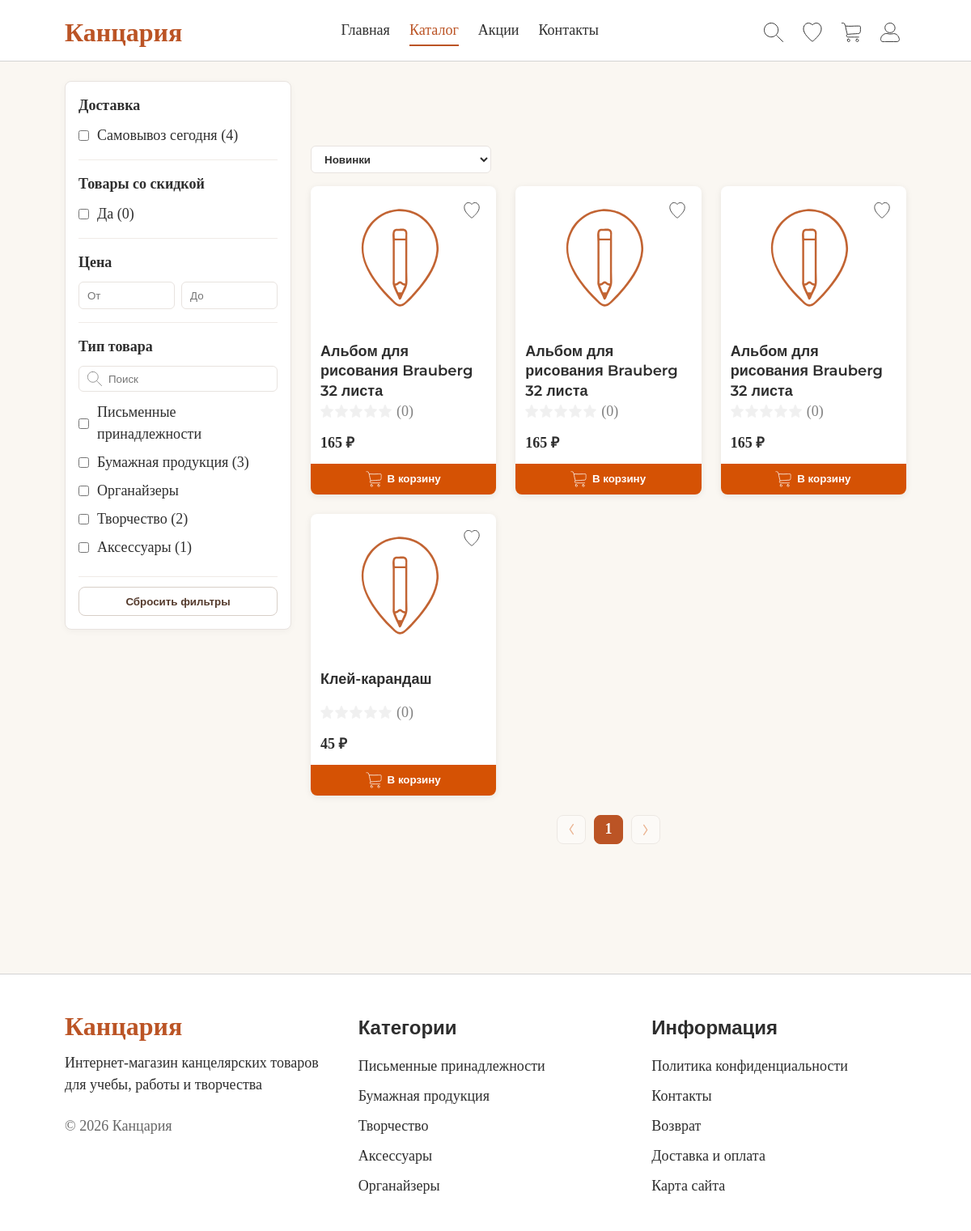
The app's page /pages/catalog.php with its own data.
### tables this page shows
CREATE TABLE `categories` (
  `id` int(10) UNSIGNED NOT NULL,
  `name` varchar(100) NOT NULL,
  `slug` varchar(120) NOT NULL
);

CREATE TABLE `products` (
  `id` int(10) UNSIGNED NOT NULL,
  `category_id` int(10) UNSIGNED NOT NULL,
  `name` varchar(200) NOT NULL,
  `description` text,
  `price` decimal(10,2) NOT NULL,
  `stock_quantity` int(10) UNSIGNED DEFAULT '0',
  `pickup_available` tinyint(1) DEFAULT NULL,
  `has_color_variants` tinyint(1) NOT NULL DEFAULT '0',
  `parameter_stock_mode` varchar(24) NOT NULL DEFAULT 'strict_min',
  `rating` decimal(2,1) DEFAULT '0.0',
  `is_active` tinyint(1) DEFAULT '1',
  `created_at` timestamp NULL DEFAULT CURRENT_TIMESTAMP,
  `updated_at` timestamp NULL DEFAULT CURRENT_TIMESTAMP ON UPDATE CURRENT_TIMESTAMP
);

### includes/config.php (called while the page is built, shortened)
<?php
try {
    $pdo = new PDO(
        'mysql:host=' . DB_HOST . ';port=' . DB_PORT . ';dbname=' . DB_NAME . ';charset=' . DB_CHARSET,
        DB_USER,
        DB_PASSWORD,
        [
            PDO::ATTR_ERRMODE => PDO::ERRMODE_EXCEPTION,
            PDO::ATTR_DEFAULT_FETCH_MODE => PDO::FETCH_ASSOC,
            PDO::ATTR_EMULATE_PREPARES => false,
        ]
    );
    $pdo->exec("SET NAMES '" . DB_CHARSET . "'");
} catch (PDOException $e) {
    error_log('Database connection error: ' . $e->getMessage());
    http_response_code(500);
    exit('Internal server error.');
}
function format_price($price): string
{
    return number_format((float)$price, 0, ',', ' ') . ' ₽';
}
function app_fetch_product_images(int $productId): array
{
    global $pdo;
    try {
        $stmt = $pdo->prepare('SELECT image_path FROM product_images WHERE product_id = ? ORDER BY id ASC');
        $stmt->execute([$productId]);
        $rows = $stmt->fetchAll(PDO::FETCH_COLUMN) ?: [];
        $images = [];
        foreach ($rows as $row) {
            $path = trim((string)$row);
            if ($path !== '') {
                $images[] = $path;
            }
        }
        return $images !== [] ? $images : [APP_DEFAULT_PRODUCT_IMAGE];
    } catch (PDOException $e) {
        error_log('Database error (app_fetch_product_images): ' . $e->getMessage());
        return [APP_DEFAULT_PRODUCT_IMAGE];
    }
}
function get_active_discounted_products_count(): int
{
    global $pdo;
    try {
        $stmt = $pdo->query('SELECT COUNT(*) AS cnt FROM v_product_pricing WHERE is_active = 1 AND discount_percent > 0');
        $row = $stmt->fetch();
        return (int)($row['cnt'] ?? 0);
    } catch (PDOException $e) {
        error_log('Database error (get_active_discounted_products_count): ' . $e->getMessage());
        return 0;
    }
}
function get_product_image($productId): string
{
    $images = app_fetch_product_images((int)$productId);
    $candidate = (string)($images[0] ?? APP_DEFAULT_PRODUCT_IMAGE);
    $rootDir = dirname(__DIR__);
    $candidatePath = $candidate !== '' ? $rootDir . DIRECTORY_SEPARATOR . ltrim(str_replace('/', DIRECTORY_SEPARATOR, $candidate), DIRECTORY_SEPARATOR) : '';
    if ($candidatePath === '' || !is_file($candidatePath)) {
        $fallback = '/assets/icons/favicon.svg';
        $fallbackPath = $rootDir . DIRECTORY_SEPARATOR . ltrim(str_replace('/', DIRECTORY_SEPARATOR, $fallback), DIRECTORY_SEPARATOR);
        $candidate = is_file($fallbackPath) ? $fallback : '/assets/icons/favicon.svg';
    }
    return htmlspecialchars($candidate, ENT_QUOTES, 'UTF-8');
}
function get_product_rating($productId): array
{
    global $pdo;
    static $cache = [];
    $cacheKey = (int)$productId;
    try {
        $hasPublishedColumn = false;
        try {
            foreach ($pdo->query('SHOW COLUMNS FROM reviews') ?: [] as $column) {
                if ((string)$column['Field'] === 'is_published') {
                    $hasPublishedColumn = true;
                    break;
                }
            }
        } catch (Throwable $e) {
        }
        $sql = 'SELECT ROUND(AVG(rating), 1) AS rating, COUNT(*) AS count FROM reviews WHERE product_id = ?';
        if ($hasPublishedColumn) {
            $sql .= ' AND is_published = 1';
        }
        $stmt = $pdo->prepare($sql);
        $stmt->execute([(int)$productId]);
        $result = $stmt->fetch();
        $rating = [
            'rating' => (float)($result['rating'] ?? 0),
            'count' => (int)($result['count'] ?? 0),
        ];
        $cache[$cacheKey] = $rating;
        return $rating;
    } catch (PDOException $e) {
        error_log('Database error (get_product_rating): ' . $e->getMessage());
        $cache[$cacheKey] = ['rating' => 0.0, 'count' => 0];
        return $cache[$cacheKey];
    }
}
function get_categories(): array
{
    global $pdo;
    try {
        try {
            $stmtHasSlug = $pdo->query("SHOW COLUMNS FROM categories LIKE 'slug'");
            $hasSlug = (bool)($stmtHasSlug && $stmtHasSlug->fetch());
        } catch (Throwable $e) {
            $hasSlug = false;
        }
        $stmt = $pdo->query($hasSlug ? 'SELECT id, name, slug FROM categories ORDER BY id ASC' : 'SELECT id, name, "" AS slug FROM categories ORDER BY id ASC');
        $cache = $stmt->fetchAll() ?: [];
        return $cache;
    } catch (PDOException $e) {
        error_log('Database error (get_categories): ' . $e->getMessage());
        $cache = [];
        return [];
    }
}

### pages/catalog.php (the view, shortened to what this page needs)
<?php
require_once __DIR__ . '/../includes/config.php';
$q = isset($_GET['q']) ? trim((string)$_GET['q']) : '';
$sort = isset($_GET['sort']) ? (string)$_GET['sort'] : 'new';
$page = max(1, (int)($_GET['page'] ?? 1));
$per_page = 12;
$min_price = isset($_GET['min_price']) && $_GET['min_price'] !== '' ? (float)$_GET['min_price'] : null;
$max_price = isset($_GET['max_price']) && $_GET['max_price'] !== '' ? (float)$_GET['max_price'] : null;
$sale_only = isset($_GET['sale']) && $_GET['sale'] === '1';
$pickup_only = isset($_GET['pickup']) && $_GET['pickup'] === '1';
$category_ids = [];
$category_ids = array_values($category_ids);
$order_by = 'p.created_at DESC';
$where = ['p.is_active = 1'];
$params = [];
$where_for_pickup = $where;
$params_for_pickup = $params;
$where_sql = implode(' AND ', $where);
$stmt_total = $pdo->prepare("SELECT COUNT(*) AS cnt FROM v_product_pricing p WHERE $where_sql");
$stmt_total->execute($params);
$total = (int)($stmt_total->fetch()['cnt'] ?? 0);
$pages = max(1, (int)ceil($total / $per_page));
$page = min($page, $pages);
$offset = ($page - 1) * $per_page;
$stmt = $pdo->prepare("
    SELECT p.*, p.final_price AS price, p.base_price AS price_old
    FROM v_product_pricing p
    WHERE $where_sql
    ORDER BY $order_by
    LIMIT $per_page OFFSET $offset
");
$stmt->execute($params);
$products = $stmt->fetchAll() ?: [];
$categories = get_categories();
$sale_products_total = get_active_discounted_products_count();
$category_counts = [];
try {
    $stmt_cat_counts = $pdo->query(
        "SELECT t.category_id, COUNT(DISTINCT t.product_id) AS cnt
         FROM (
             SELECT p.id AS product_id, p.category_id
             FROM products p
             WHERE p.is_active = 1
             UNION ALL
             SELECT p.id AS product_id, pc.category_id
             FROM products p
             INNER JOIN product_categories pc ON pc.product_id = p.id
             WHERE p.is_active = 1
         ) t
         GROUP BY t.category_id"
    );
    foreach ($stmt_cat_counts->fetchAll() ?: [] as $row) {
        $category_counts[(int)$row['category_id']] = (int)$row['cnt'];
    }
} catch (Throwable $e) {
    error_log($e->getMessage());
}
$pickup_total = 0;
try {
    $pickup_where_sql = implode(' AND ', array_merge($where_for_pickup, ['p.pickup_available = 1 AND p.stock_quantity > 0']));
    $stmt_pickup = $pdo->prepare("SELECT COUNT(*) AS cnt FROM v_product_pricing p WHERE $pickup_where_sql");
    $stmt_pickup->execute($params_for_pickup);
    $pickup_total = (int)($stmt_pickup->fetch()['cnt'] ?? 0);
} catch (Throwable $e) {
    error_log($e->getMessage());
}
$is_ajax = !empty($_SERVER['HTTP_X_REQUESTED_WITH']) && strtolower((string)$_SERVER['HTTP_X_REQUESTED_WITH']) === 'xmlhttprequest';
function build_query(array $overrides = []): string {
    $query = $_GET;
    foreach ($overrides as $key => $value) {
        if ($value === null) unset($query[$key]);
        else $query[$key] = $value;
    }
    return http_build_query($query);
}
if (!$is_ajax): ?>
<!DOCTYPE html>
<html lang="ru">
<head>
    <link rel="stylesheet" href="/styles/global.css">
    <link rel="stylesheet" href="/styles/header.css">
    <link rel="stylesheet" href="/styles/product-card.css">
    <link rel="stylesheet" href="/styles/footer.css">
    <link rel="stylesheet" href="/styles/catalog.css">
</head>
<body>
<?php include __DIR__ . '/../includes/header.php'; ?>
<main class="main catalog">
    <aside class="catalog__filters">
        <form class="filters" id="catalog-filters-form" method="get" action="/pages/catalog.php">
            <div class="filters__section">
                <div class="filters__title">Доставка</div>
                <label class="filters__check">
                    <input type="checkbox" name="pickup" value="1" <?php echo $pickup_only ? 'checked' : ''; ?>>
                    <span data-pickup-counter>Самовывоз сегодня (<?php echo $pickup_total; ?>)</span>
                </label>
            </div>
            <div class="filters__section">
                <div class="filters__title">Товары со скидкой</div>
                <label class="filters__check">
                    <input type="checkbox" name="sale" value="1" <?php echo $sale_only ? 'checked' : ''; ?>>
                    <span>Да (<?php echo $sale_products_total; ?>)</span>
                </label>
            </div>
            <div class="filters__section">
                <div class="filters__title">Цена</div>
                <div class="filters__price">
                    <input class="filters__input" type="number" name="min_price" placeholder="От" value="<?php echo $min_price !== null ? htmlspecialchars((string)$min_price) : ''; ?>">
                    <input class="filters__input" type="number" name="max_price" placeholder="До" value="<?php echo $max_price !== null ? htmlspecialchars((string)$max_price) : ''; ?>">
                </div>
            </div>
            <div class="filters__section">
                <div class="filters__title">Тип товара</div>
                <div class="filters__search">
                    <img src="/assets/icons/search.svg" alt="" class="filters__search-icon" aria-hidden="true">
                    <input class="filters__search-input" type="text" name="q" placeholder="Поиск" value="<?php echo htmlspecialchars($q); ?>">
                </div>
                <div class="filters__list">
                    <?php foreach ($categories as $cat): ?>
                        <?php $cat_id = (int)$cat['id']; ?>
                        <label class="filters__check">
                            <input type="checkbox" name="category[]" value="<?php echo $cat_id; ?>" <?php echo in_array($cat_id, $category_ids, true) ? 'checked' : ''; ?>>
                            <span><?php echo htmlspecialchars((string)$cat['name']); ?><?php if (!empty($category_counts[$cat_id])): ?> (<?php echo $category_counts[$cat_id]; ?>)<?php endif; ?></span>
                        </label>
                    <?php endforeach; ?>
                </div>
            </div>
            <div class="filters__actions">
                <button type="button" class="filters__reset" id="catalog-filters-reset">Сбросить фильтры</button>
            </div>
        </form>
    </aside>
<?php endif; ?>
    <section class="catalog__content" id="catalog-content">
        <div class="catalog__toolbar">
            <form method="get" class="catalog__sort" id="catalog-sort-form" action="/pages/catalog.php">
                <select name="sort" class="catalog__sort-select">
                    <option value="new" <?php echo $sort === 'new' ? 'selected' : ''; ?>>Новинки</option>
                </select>
            </form>
        </div>
        <div class="catalog__grid">
            <?php foreach ($products as $product): ?>
                <?php
                $pid = (int)$product['id'];
                $img = get_product_image($pid);
                $rating = get_product_rating($pid);
                $rating_value = (float)$rating['rating'];
                $new = (float)$product['price'];
                $ts = strtotime($product['created_at'] ?? 'now');
                ?>
                <article class="product-card" data-price="<?php echo $new; ?>" data-rating="<?php echo $rating_value; ?>" data-created="<?php echo $ts; ?>">
                    <button type="button" class="product-card__wishlist" data-product-id="<?php echo $pid; ?>">
                        <img src="/assets/icons/heart.svg" alt="" class="product-card__wishlist-icon">
                    </button>
                    <a href="/pages/page-product.php?id=<?php echo $pid; ?>" class="product-card__link">
                        <img src="<?php echo htmlspecialchars($img); ?>" alt="" class="product-card__image" loading="lazy">
                    </a>
                    <h4 class="product-card__name"><a href="/pages/page-product.php?id=<?php echo $pid; ?>"><?php echo htmlspecialchars((string)$product['name']); ?></a></h4>
                    <div class="product-card__rating">
                        <span class="product-card__stars">
                            <?php for ($i = 1; $i <= 5; $i++): ?>
                                <span class="star">
                                    <img src="/assets/icons/star.svg" alt="" class="star__bg" width="16" height="16">
                                </span>
                            <?php endfor; ?>
                        </span>
                        <span class="product-card__reviews">(<?php echo (int)$rating['count']; ?>)</span>
                    </div>
                    <div class="product-card__price">
                        <span class="product-card__price--new"><?php echo format_price($new); ?></span>
                    </div>
                    <button type="button" class="product-card__add-to-cart" data-product-id="<?php echo $pid; ?>" data-product-name="<?php echo htmlspecialchars((string)$product['name'], ENT_QUOTES, 'UTF-8'); ?>" data-product-price="<?php echo $new; ?>">
                        <img src="/assets/icons/cart.svg" alt="" class="product-card__add-to-cart-icon" width="18" height="18">В корзину
                    </button>
                </article>
            <?php endforeach; ?>
        </div>
        <div class="catalog__pagination">
            <?php if ($page > 1): ?>
                <a class="catalog__page-nav catalog__page-nav--prev" href="/pages/catalog.php?<?php echo htmlspecialchars(build_query(['page' => $page - 1])); ?>"><img src="/assets/icons/arrow.svg" alt=""></a>
            <?php else: ?>
                <span class="catalog__page-nav catalog__page-nav--prev catalog__page-nav--disabled"><img src="/assets/icons/arrow.svg" alt=""></span>
            <?php endif; ?>
            <?php for ($p = 1; $p <= $pages; $p++): ?>
                <a class="catalog__page <?php echo $p === $page ? 'catalog__page--active' : ''; ?>" href="/pages/catalog.php?<?php echo htmlspecialchars(build_query(['page' => $p])); ?>"><?php echo $p; ?></a>
            <?php endfor; ?>
            <?php if ($page < $pages): ?>
                <a class="catalog__page-nav catalog__page-nav--next" href="/pages/catalog.php?<?php echo htmlspecialchars(build_query(['page' => $page + 1])); ?>"><img src="/assets/icons/arrow.svg" alt=""></a>
            <?php else: ?>
                <span class="catalog__page-nav catalog__page-nav--next catalog__page-nav--disabled"><img src="/assets/icons/arrow.svg" alt=""></span>
            <?php endif; ?>
        </div>
    </section>
<?php if (!$is_ajax): ?>
</main>
<?php include __DIR__ . '/../includes/footer.php'; ?>
</body>
</html>
<?php else: exit; endif; ?>

### records on screen
categories: name "Письменные принадлежности"
categories: name "Бумажная продукция", id "3"
categories: name "Органайзеры"
categories: name "Творчество", id "2"
categories: name "Аксессуары", id "1"
products: name "Альбом для рисования Brauberg 32 листа", count "0", new "165 ₽"
products: name "Альбом для рисования Brauberg 32 листа", count "0", new "165 ₽"
products: name "Альбом для рисования Brauberg 32 листа", count "0", new "165 ₽"
products: name "Клей-карандаш", count "0", new "45 ₽"

### other values on screen
$sale_products_total "0"
